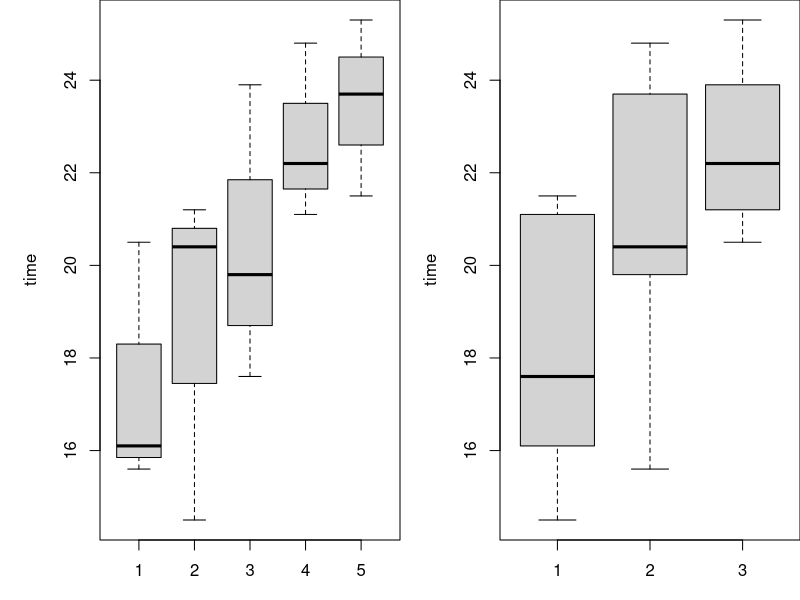
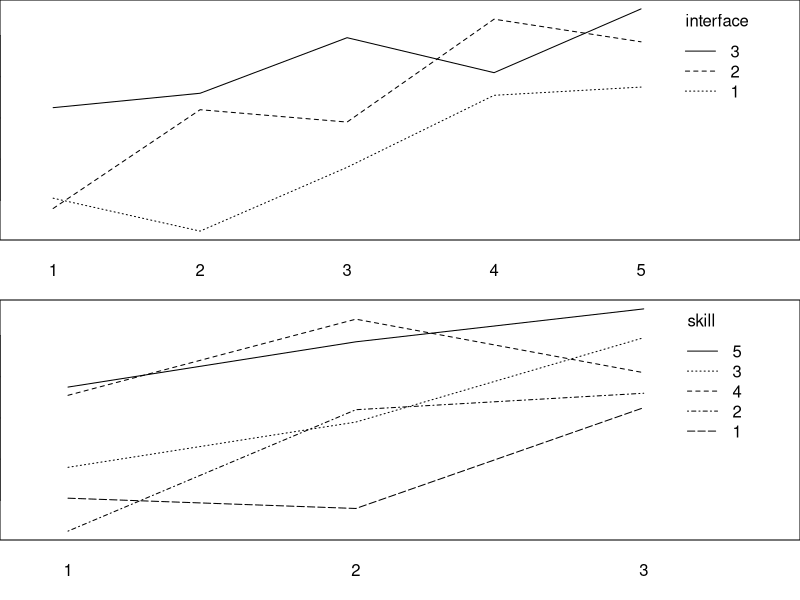
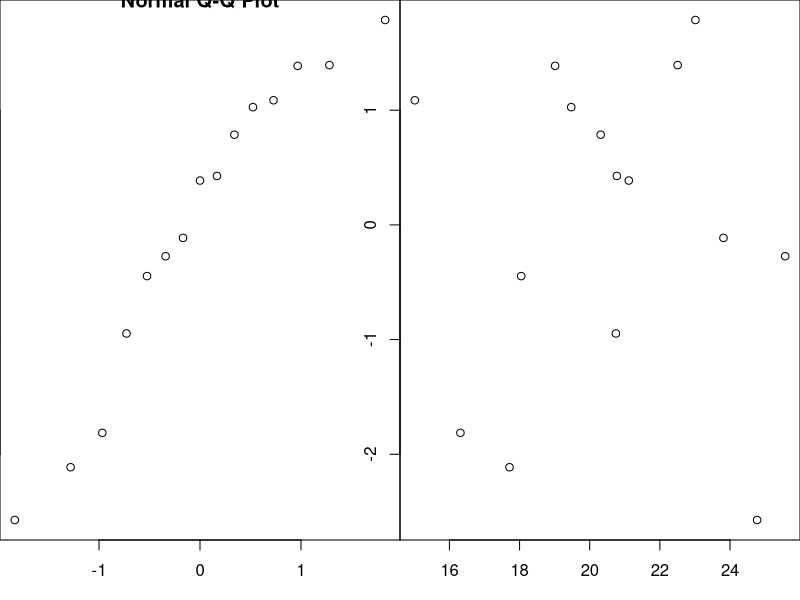

Generate these figures, in order, with R:
## ---- chunk 1
I <- 3; B <- 5; N <- 1
for(i in 1:B) 
    print(sample(1:(N * I)))
## ---- chunk 2
data_search <- read.table("search.txt", header=TRUE)

data_search$skill <- as.factor(data_search$skill)
data_search$interface <- as.factor(data_search$interface)

par(mfrow=c(1, 2), mar = c(3, 5, 0, 0))
boxplot(time~skill, data=data_search)
boxplot(time~interface, data=data_search)
## ---- chunk 3
with(data_search, {
    par(mfrow=c(2, 1), mar = c(3, 0, 0, 0))
    interaction.plot(skill, interface, time)
    interaction.plot(interface, skill, time)
})
## ---- chunk 4
contrasts(data_search$interface) <- contr.sum
contrasts(data_search$skill) <- contr.sum
search_lm <- lm(time ~ interface + skill, data=data_search)
res <- anova(search_lm)
p_value <- res$Pr
res
## ---- chunk 5
coef <- summary(search_lm)$coefficients[, "Estimate"]
coef
## ---- chunk 6
par(mfrow=c(1, 2))
qqnorm(residuals(search_lm))
plot(fitted(search_lm), residuals(search_lm))
## ---- chunk 7
p_value <- with(data_search, 
     friedman.test(time, interface, skill)$p.value)
## ---- chunk 8
data_search <- read.table("search.txt", header=TRUE)
search_oneway_lm <- lm(time~interface, data=data_search)
res <- anova(search_oneway_lm)
p_value <- res$Pr[1]
res
## ---- chunk 9
cow <- read.table("cow.txt", sep="")
cow$id <- factor(cow$id)
cow$per <- factor(cow$per)
cow_lm <- lm(milk ~ id + per + treatment, data=cow)
result <- anova(cow_lm)
result
## ---- chunk 10
result <- summary(cow_lm)$coefficients
result
## ---- chunk 11
library(lme4, quietly=TRUE)
cow_lmer <- lmer(milk ~ treatment + order + per + (1 | id), data=cow, REML=FALSE)
cow_lmer_without_treatment <- lmer(milk ~ order + per + (1 | id), data=cow, REML=FALSE)
result <- anova(cow_lmer_without_treatment, cow_lmer)
result
## ---- chunk 12
library(lme4, quietly=TRUE)
cow_lmer_without_per <- lmer(milk ~ treatment + order + (1 | id), data=cow, REML=FALSE)
result <- anova(cow_lmer_without_per, cow_lmer)
result
## ---- chunk 13
result <- with(cow, t.test(milk[treatment=="A"], milk[treatment=="B"], paired=TRUE))
result
## ---- chunk 14
anova(lm(milk ~ treatment + id, data=cow))
## ---- chunk 15
austen <- read.table("austen.txt", sep="")
z <- chisq.test(austen[, c('Sense', 'Emma', 'Sand1')])
z
## ---- chunk 16
z$residuals
## ---- chunk 17
z <- chisq.test(austen)
z
## ---- chunk 18
z$residuals
